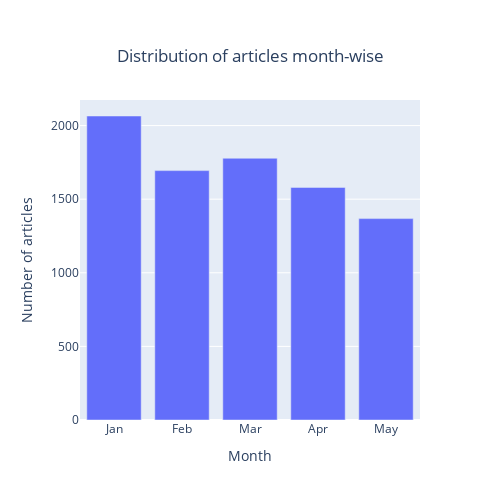

The notebook cell saved with this chart:
### Code cell
fig = go.Figure([go.Bar(x=news_articles_per_month.index.strftime("%b"), y=news_articles_per_month)])

fig['layout'].update(title={"text" : 'Distribution of articles month-wise',
                            'y':0.9,
                            'x':0.5,
                            'xanchor': 'center',
                            'yanchor': 'top'}, 
                     xaxis_title="Month",
                     yaxis_title="Number of articles")
fig.update_layout(width=500,height=500)

fig

### Figure 1 — Plotly figure (JSON) as saved in the notebook; plotly's stock layout.template omitted (floating-point values rounded to 4 significant figures)
{"data": [{"type": "bar", "x": ["Jan", "Feb", "Mar", "Apr", "May"], "y": [2065, 1694, 1778, 1580, 1368]}], "layout": {"height": 500, "title": {"text": "Distribution of articles month-wise", "x": 0.5, "xanchor": "center", "y": 0.9, "yanchor": "top"}, "width": 500, "xaxis": {"title": {"text": "Month"}}, "yaxis": {"title": {"text": "Number of articles"}}}}
